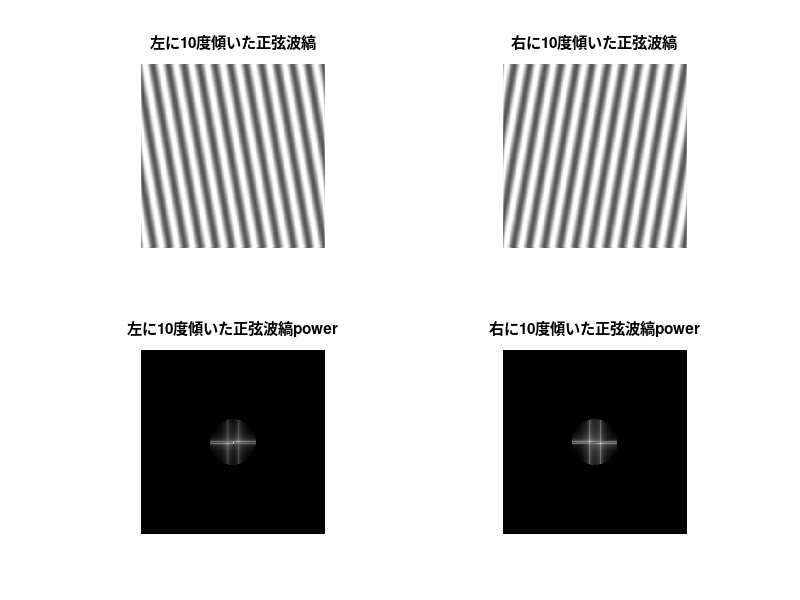
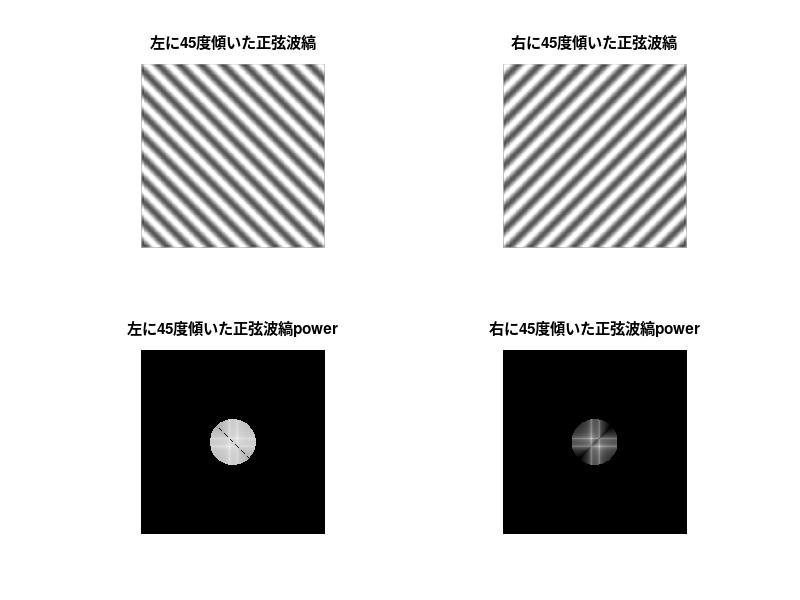
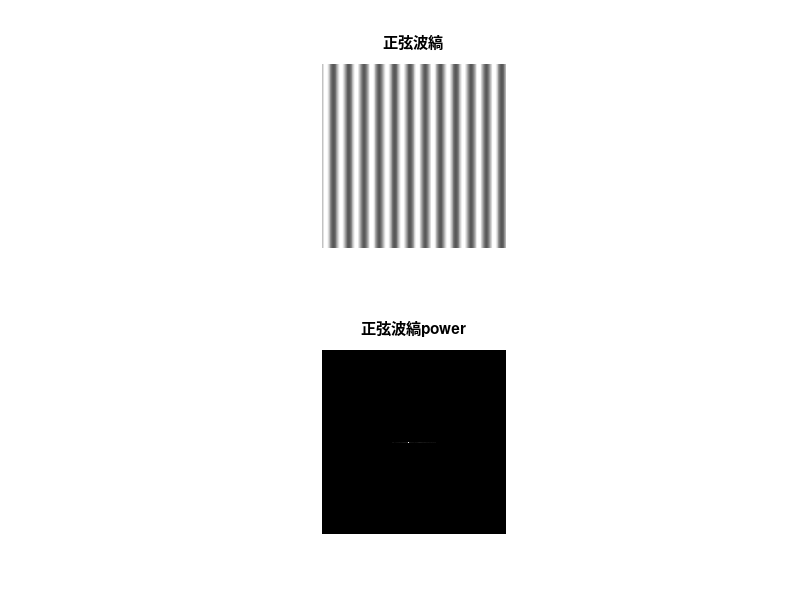

Source code (MATLAB) for these figures, in order: (Note: this script raises an error after producing the figures.)
%方位残効:
%ある方位＋空間周波数に対する選択性を持つ複雑型細胞は、その方位＋空間周波数を見たとき, 発火頻度が高くなる
%しかし, ある空間周波数と方位の縞を見続けると, 複雑型細胞が順応し, 発火頻度が低下する
%このあと, 垂直の縞を見ると, ある方位に選択性を持つ複雑型細胞は発火頻度が低下したままになる. 
%すると, 逆方向の方位に選択性を持つ複雑型細胞の発火頻度の方が順応した複雑型細胞の発火頻度より高くなり, 
%結果として, 逆方向に方位のある縞が知覚される.
%ただし, 順応している時間には限りがあるので, ある程度時間が経つと方位残効の効果はなくなる.

clear;

height = 400;
width = 400;

%def vals
contrast = 0.5;
freq = 0.03;
phiLeft10 = -10*(pi/180);
phiRight10 = 10*(pi/180);
phiLeft45 = -45*(pi/180);
phiRight45 = 45*(pi/180);
phi0 = 0*(pi/180);
avgBright = 255*0.7;

%predefine
phSinWavePhiLeft10 = zeros(height, width);
phSinWavePhiRight10 = zeros(height, width);

phSinWavePhiLeft45 = zeros(height, width);
phSinWavePhiRight45 = zeros(height, width);

phSinWavePhi0 = zeros(height, width);

for k = 1:height
    for l = 1:width
        %def sin wave
        phSinWavePhiLeft10(k,l) = avgBright * (1 + contrast * sin(2*pi*freq*(k*sin(phiLeft10) + l*cos(phiLeft10))));
        phSinWavePhiRight10(k,l) = avgBright * (1 + contrast * sin(2*pi*freq*(k*sin(phiRight10) + l*cos(phiRight10))));
        
        phSinWavePhiLeft45(k,l) = avgBright * (1 + contrast * sin(2*pi*freq*(k*sin(phiLeft45) + l*cos(phiLeft45))));
        phSinWavePhiRight45(k,l) = avgBright * (1 + contrast * sin(2*pi*freq*(k*sin(phiRight45) + l*cos(phiRight45))));
        
        phSinWavePhi0(k, l) = avgBright * (1 + contrast * sin(2*pi*freq*(k*sin(phi0) + l*cos(phi0))));
    end
end

%define lpf
lpf = ones(height, width);
passRange = 50;
for k = 1:height
    for l = 1:width
        d = sqrt((l-width/2)^2 + (k-height/2)^2);
        if(d > passRange)
            lpf(k, l) = 0;
        end
    end
end

%img -> freq
    %+-10deg
    swpl10Freq = fft2(phSinWavePhiLeft10);
    swpl10FreqShifted = fftshift(swpl10Freq);
    swpr10Freq = fft2(phSinWavePhiRight10);
    swpr10FreqShifted = fftshift(swpr10Freq);
    
    %+-45deg
    swpl45Freq = fft2(phSinWavePhiLeft45);
    swpl45FreqShifted = fftshift(swpl45Freq);
    swpr45Freq = fft2(phSinWavePhiRight45);
    swpr45FreqShifted = fftshift(swpr45Freq);
    
    %+-0deg
    swp0Freq = fft2(phSinWavePhi0);
    swp0FreqShifted = fftshift(swp0Freq);

%apply lpf
    %+-10deg
    swpl10FreqFiltered = lpf .* swpl10FreqShifted;
    filteredPower101 = abs(swpl10FreqFiltered).^2;
    swpr10FreqFiltered = lpf .* swpr10FreqShifted;
    filteredPower102 = abs(swpr10FreqFiltered).^2;
    
    %+-45deg
    swpl45FreqFiltered = lpf .* swpl45FreqShifted;
    filteredPower451 = abs(swpl45FreqFiltered).^2;
    swpr45FreqFiltered = lpf .* swpr45FreqShifted;
    filteredPower452 = abs(swpr45FreqFiltered).^2;
    
    %+-0deg
    swp0FreqFiltered = lpf .* swp0FreqShifted;
    filteredPower0 = abs(swp0FreqFiltered).^2;
    
%freq -> img
    %+-10deg
    swpl10 = ifftshift(swpl10FreqFiltered);
    swpl10 = ifft2(swpl10);
    swpl10 = real(swpl10);
    swpr10 = ifftshift(swpr10FreqFiltered);
    swpr10 = ifft2(swpr10);
    swpr10 = real(swpr10);
    
    %+-45deg
    swpl45 = ifftshift(swpl45FreqFiltered);
    swpl45 = ifft2(swpl45);
    swpl45 = real(swpl45);
    swpr45 = ifftshift(swpr45FreqFiltered);
    swpr45 = ifft2(swpr45);
    swpr45 = real(swpr45);
    
    %+-0deg
    swp0 = ifftshift(swp0FreqFiltered);
    swp0 = ifft2(swp0);
    swp0 = real(swp0);

%figure from here, no scaling(average bright = half of maximum bright)
figure('Name', '+-10deg');
    subplot(2,2,1);
    colormap(gray(256));
    image(swpl10);
    title('左に10度傾いた正弦波縞');
    axis off;
    axis image;

    subplot(2,2,2);
    colormap(gray(256));
    image(swpr10);
    title('右に10度傾いた正弦波縞');
    axis off;
    axis image;
    
    subplot(2,2,3);
    colormap(gray);
    imagesc(log(filteredPower101));
    title('左に10度傾いた正弦波縞power');
    axis off;
    axis image;
    
    subplot(2,2,4);
    colormap(gray);
    imagesc(log(filteredPower102));
    title('右に10度傾いた正弦波縞power');
    axis off;
    axis image;

figure('Name', '+-45deg');
    subplot(2,2,1);
    colormap(gray(256));
    image(swpl45);
    title('左に45度傾いた正弦波縞');
    axis off;
    axis image;

    subplot(2,2,2);
    colormap(gray(256));
    image(swpr45);
    title('右に45度傾いた正弦波縞');
    axis off;
    axis image;
    
    subplot(2,2,3);
    colormap(gray);
    imagesc(log(filteredPower451));
    title('左に45度傾いた正弦波縞power');
    axis off;
    axis image;
    
    subplot(2,2,4);
    colormap(gray);
    imagesc(log(filteredPower452));
    title('右に45度傾いた正弦波縞power');
    axis off;
    axis image;
    
figure('Name', '+-0deg');
    subplot(2,1,1);
    colormap(gray(256));
    image(swp0);
    title('正弦波縞');
    axis off;
    axis image;

    subplot(2,1,2);
    colormap(gray(256));
    imagesc(log(filteredPower0));
    title('正弦波縞power');
    axis off;
    axis image;

clearvars -except swpl10 swpr10 swpl45 swpr45 swp0 phSinWave*;
close all;

%margin between stimlus and rectangle, circle
margin = ones(40, 400);
margin = margin .* 255;
margin = margin .* 0.95;

%make rectangle, circle
rectangle = ones(20, 400);
rectangle = rectangle .* 255;
rectangle = rectangle .* 0.95;
for k = 1:20
    for l = 150:250
        rectangle(k, l) = 0;
    end
end

circle = ones(20, 400);
circle = circle .* 255;
circle = circle .* 0.95;
r = 10;

porHeight = 20;
porWidth = 400;
for k = 1:porHeight
    for l = 1:porWidth
        d = sqrt((l-porWidth/2)^2 + (k-porHeight/2)^2);
        if(d <= r)
            circle(k, l) = 0;
        end
    end
end

%make each stim image
wholeImg10 = [swpl10; margin; rectangle; margin; swpr10];
wholeImg10raw = [phSinWavePhiLeft10; margin; rectangle; margin; phSinWavePhiRight10];
wholeImg45 = [swpl45; margin; rectangle; margin; swpr45];
wholeImg45raw = [phSinWavePhiLeft45; margin; rectangle; margin; phSinWavePhiRight45];
fin = [swp0; margin; circle; margin; swp0];
finRaw = [phSinWavePhi0; margin; circle; margin; phSinWavePhi0];

%experiment 
finish = figure;
finish.WindowState = 'maximized';
    colormap(gray(256));
    image(fin);
    %image(finRaw);
    axis off;
    axis image;

waitsec = 10;
stim = figure;
stim.WindowState = 'maximized';
    colormap(gray(256));
    %image(wholeImg45raw);
    image(wholeImg10);
    axis off;
    axis image;
    pause(waitsec);
    close(stim);

%順応後, テスト刺激が左側に引っ張られるような感じがした.
%引っ張られるような感じの度合いは+-10度の方が大きいように感じた.
